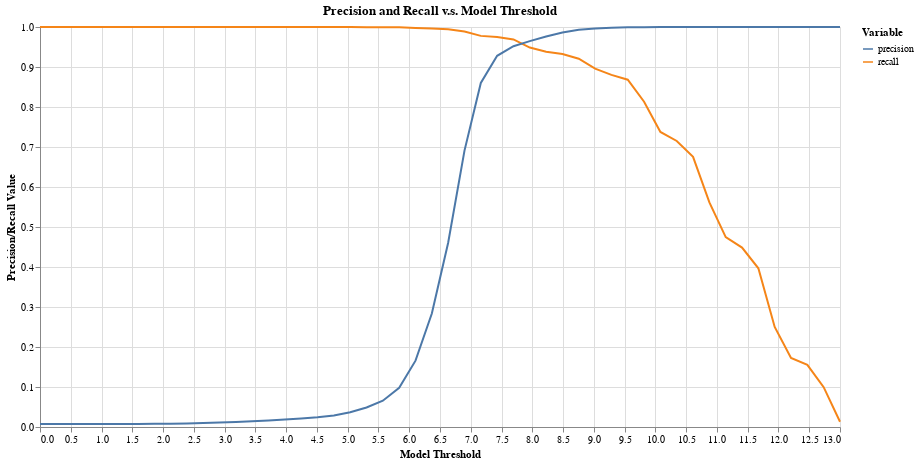

Notebook cell for this chart:
### Code cell
model_legend_select = alt.selection_multi(fields=["variable"], bind="legend")

alt.Chart(
    df_eval[["threshold", "recall", "precision"]].melt(id_vars=["threshold"]),
    title="Precision and Recall v.s. Model Threshold"
).mark_line().encode(
    alt.X("threshold:Q", axis=alt.Axis(title="Model Threshold")),
    alt.Y(
        "value:Q",
        scale=alt.Scale(domain=(0, 1)),
        axis=alt.Axis(title="Precision/Recall Value"),
    ),
    alt.Color(
        "variable:N", legend=alt.Legend(title="Variable")
    ),
    tooltip=alt.Tooltip(["variable", "threshold", "value"]),
).add_selection(
    model_legend_select
).properties(height=400, width=800)

### Figure 1 — Vega-Lite specification as saved in the notebook (floating-point values rounded to 4 significant figures)
{"config": {"view": {"continuousWidth": 400, "continuousHeight": 300}}, "data": {"name": "data-dd0528bcbec1e48f28fac2e14fa7c3ea"}, "mark": "line", "encoding": {"color": {"type": "nominal", "field": "variable", "legend": {"title": "Variable"}}, "tooltip": [{"type": "nominal", "field": "variable"}, {"type": "quantitative", "field": "threshold"}, {"type": "quantitative", "field": "value"}], "x": {"type": "quantitative", "axis": {"title": "Model Threshold"}, "field": "threshold"}, "y": {"type": "quantitative", "axis": {"title": "Precision/Recall Value"}, "field": "value", "scale": {"domain": [0, 1]}}}, "height": 400, "selection": {"selector003": {"type": "multi", "fields": ["variable"], "bind": "legend"}}, "title": "Precision and Recall v.s. Model Threshold", "width": 800, "$schema": "https://vega.github.io/schema/vega-lite/v4.8.1.json", "datasets": {"data-dd0528bcbec1e48f28fac2e14fa7c3ea": [{"threshold": 0.0, "variable": "recall", "value": 1.0}, {"threshold": 0.2653, "variable": "recall", "value": 1.0}, {"threshold": 0.5306, "variable": "recall", "value": 1.0}, {"threshold": 0.7959, "variable": "recall", "value": 1.0}, {"threshold": 1.061, "variable": "recall", "value": 1.0}, {"threshold": 1.327, "variable": "recall", "value": 1.0}, {"threshold": 1.592, "variable": "recall", "value": 1.0}, {"threshold": 1.857, "variable": "recall", "value": 1.0}, {"threshold": 2.122, "variable": "recall", "value": 1.0}, {"threshold": 2.388, "variable": "recall", "value": 1.0}, {"threshold": 2.653, "variable": "recall", "value": 1.0}, {"threshold": 2.918, "variable": "recall", "value": 1.0}, {"threshold": 3.184, "variable": "recall", "value": 1.0}, {"threshold": 3.449, "variable": "recall", "value": 1.0}, {"threshold": 3.714, "variable": "recall", "value": 1.0}, {"threshold": 3.98, "variable": "recall", "value": 1.0}, {"threshold": 4.245, "variable": "recall", "value": 1.0}, {"threshold": 4.51, "variable": "recall", "value": 1.0}, {"threshold": 4.776, "variable": "recall", "value": 0.9998}, {"threshold": 5.041, "variable": "recall", "value": 0.9998}, {"threshold": 5.306, "variable": "recall", "value": 0.9996}, {"threshold": 5.571, "variable": "recall", "value": 0.9996}, {"threshold": 5.837, "variable": "recall", "value": 0.9994}, {"threshold": 6.102, "variable": "recall", "value": 0.9974}, {"threshold": 6.367, "variable": "recall", "value": 0.996}, {"threshold": 6.633, "variable": "recall", "value": 0.9946}, {"threshold": 6.898, "variable": "recall", "value": 0.9888}, {"threshold": 7.163, "variable": "recall", "value": 0.9778}, {"threshold": 7.429, "variable": "recall", "value": 0.975}, {"threshold": 7.694, "variable": "recall", "value": 0.969}, {"threshold": 7.959, "variable": "recall", "value": 0.9486}, {"threshold": 8.224, "variable": "recall", "value": 0.9382}, {"threshold": 8.49, "variable": "recall", "value": 0.9324}, {"threshold": 8.755, "variable": "recall", "value": 0.9206}, {"threshold": 9.02, "variable": "recall", "value": 0.8958}, {"threshold": 9.286, "variable": "recall", "value": 0.8802}, {"threshold": 9.551, "variable": "recall", "value": 0.8682}, {"threshold": 9.816, "variable": "recall", "value": 0.8132}, {"threshold": 10.08, "variable": "recall", "value": 0.7376}, {"threshold": 10.35, "variable": "recall", "value": 0.715}, {"threshold": 10.61, "variable": "recall", "value": 0.6754}, {"threshold": 10.88, "variable": "recall", "value": 0.5614}, {"threshold": 11.14, "variable": "recall", "value": 0.4748}, {"threshold": 11.41, "variable": "recall", "value": 0.4486}, {"threshold": 11.67, "variable": "recall", "value": 0.3968}, {"threshold": 11.94, "variable": "recall", "value": 0.25}, {"threshold": 12.2, "variable": "recall", "value": 0.1726}, {"threshold": 12.47, "variable": "recall", "value": 0.1554}, {"threshold": 12.73, "variable": "recall", "value": 0.0996}, {"threshold": 13.0, "variable": "recall", "value": 0.013}, {"threshold": 0.0, "variable": "precision", "value": 0.00765}, {"threshold": 0.2653, "variable": "precision", "value": 0.00765}, {"threshold": 0.5306, "variable": "precision", "value": 0.00765}, {"threshold": 0.7959, "variable": "precision", "value": 0.00765}, {"threshold": 1.061, "variable": "precision", "value": 0.007653}, {"threshold": 1.327, "variable": "precision", "value": 0.007673}, {"threshold": 1.592, "variable": "precision", "value": 0.007739}, {"threshold": 1.857, "variable": "precision", "value": 0.007928}, {"threshold": 2.122, "variable": "precision", "value": 0.008314}, {"threshold": 2.388, "variable": "precision", "value": 0.008953}, {"threshold": 2.653, "variable": "precision", "value": 0.009886}, {"threshold": 2.918, "variable": "precision", "value": 0.01104}, {"threshold": 3.184, "variable": "precision", "value": 0.01242}, {"threshold": 3.449, "variable": "precision", "value": 0.01424}, {"threshold": 3.714, "variable": "precision", "value": 0.01639}, {"threshold": 3.98, "variable": "precision", "value": 0.01862}, {"threshold": 4.245, "variable": "precision", "value": 0.02103}, {"threshold": 4.51, "variable": "precision", "value": 0.0241}, {"threshold": 4.776, "variable": "precision", "value": 0.02874}, {"threshold": 5.041, "variable": "precision", "value": 0.03678}, {"threshold": 5.306, "variable": "precision", "value": 0.04881}, {"threshold": 5.571, "variable": "precision", "value": 0.06581}, {"threshold": 5.837, "variable": "precision", "value": 0.09804}, {"threshold": 6.102, "variable": "precision", "value": 0.1659}, {"threshold": 6.367, "variable": "precision", "value": 0.2837}, {"threshold": 6.633, "variable": "precision", "value": 0.4606}, {"threshold": 6.898, "variable": "precision", "value": 0.691}, {"threshold": 7.163, "variable": "precision", "value": 0.86}, {"threshold": 7.429, "variable": "precision", "value": 0.9279}, {"threshold": 7.694, "variable": "precision", "value": 0.9521}, {"threshold": 7.959, "variable": "precision", "value": 0.9646}, {"threshold": 8.224, "variable": "precision", "value": 0.9763}, {"threshold": 8.49, "variable": "precision", "value": 0.9862}, {"threshold": 8.755, "variable": "precision", "value": 0.9933}, {"threshold": 9.02, "variable": "precision", "value": 0.9964}, {"threshold": 9.286, "variable": "precision", "value": 0.998}, {"threshold": 9.551, "variable": "precision", "value": 0.9991}, {"threshold": 9.816, "variable": "precision", "value": 0.9995}, {"threshold": 10.08, "variable": "precision", "value": 1.0}, {"threshold": 10.35, "variable": "precision", "value": 1.0}, {"threshold": 10.61, "variable": "precision", "value": 1.0}, {"threshold": 10.88, "variable": "precision", "value": 1.0}, {"threshold": 11.14, "variable": "precision", "value": 1.0}, {"threshold": 11.41, "variable": "precision", "value": 1.0}, {"threshold": 11.67, "variable": "precision", "value": 1.0}, {"threshold": 11.94, "variable": "precision", "value": 1.0}, {"threshold": 12.2, "variable": "precision", "value": 1.0}, {"threshold": 12.47, "variable": "precision", "value": 1.0}, {"threshold": 12.73, "variable": "precision", "value": 1.0}, {"threshold": 13.0, "variable": "precision", "value": 1.0}]}}
